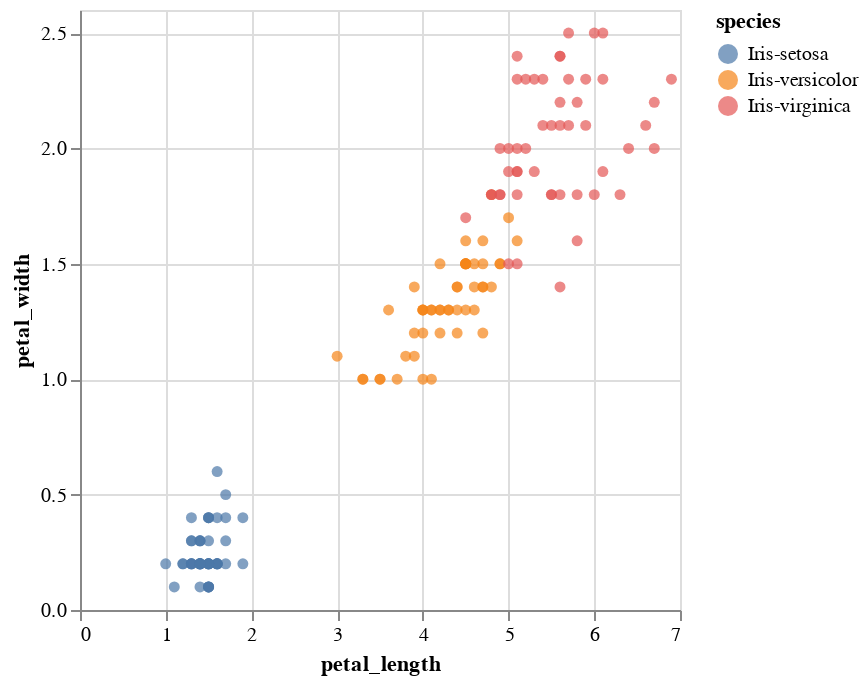

The cell this chart's notebook holds for it:
### Markdown cell above
## Part B: Visualize the Data

Use your preferred visualization library to create a scatterplot showing petal length vs petal width. You should plot each flower species as a different color on the scatter plot.

### Code cell
import altair as alt

scatter = alt.Chart(df).mark_circle().encode(
    x='petal_length',
    y='petal_width',
    color='species'
).interactive()

scatter.display()

### Figure 1 — Vega-Lite specification as saved in the notebook (floating-point values rounded to 4 significant figures; data arrays with more than 128 entries replaced by an {"elided": "..."} marker saying what was removed)
{"config": {"view": {"continuousWidth": 300, "continuousHeight": 300}}, "data": {"name": "data-f922f5996930bcdc3287c95c54965948"}, "mark": {"type": "circle"}, "encoding": {"color": {"field": "species", "type": "nominal"}, "x": {"field": "petal_length", "type": "quantitative"}, "y": {"field": "petal_width", "type": "quantitative"}}, "params": [{"name": "param_1", "select": {"type": "interval", "encodings": ["x", "y"]}, "bind": "scales"}], "$schema": "https://vega.github.io/schema/vega-lite/v5.20.1.json", "datasets": {"data-f922f5996930bcdc3287c95c54965948": {"elided": "150 records"}}}
